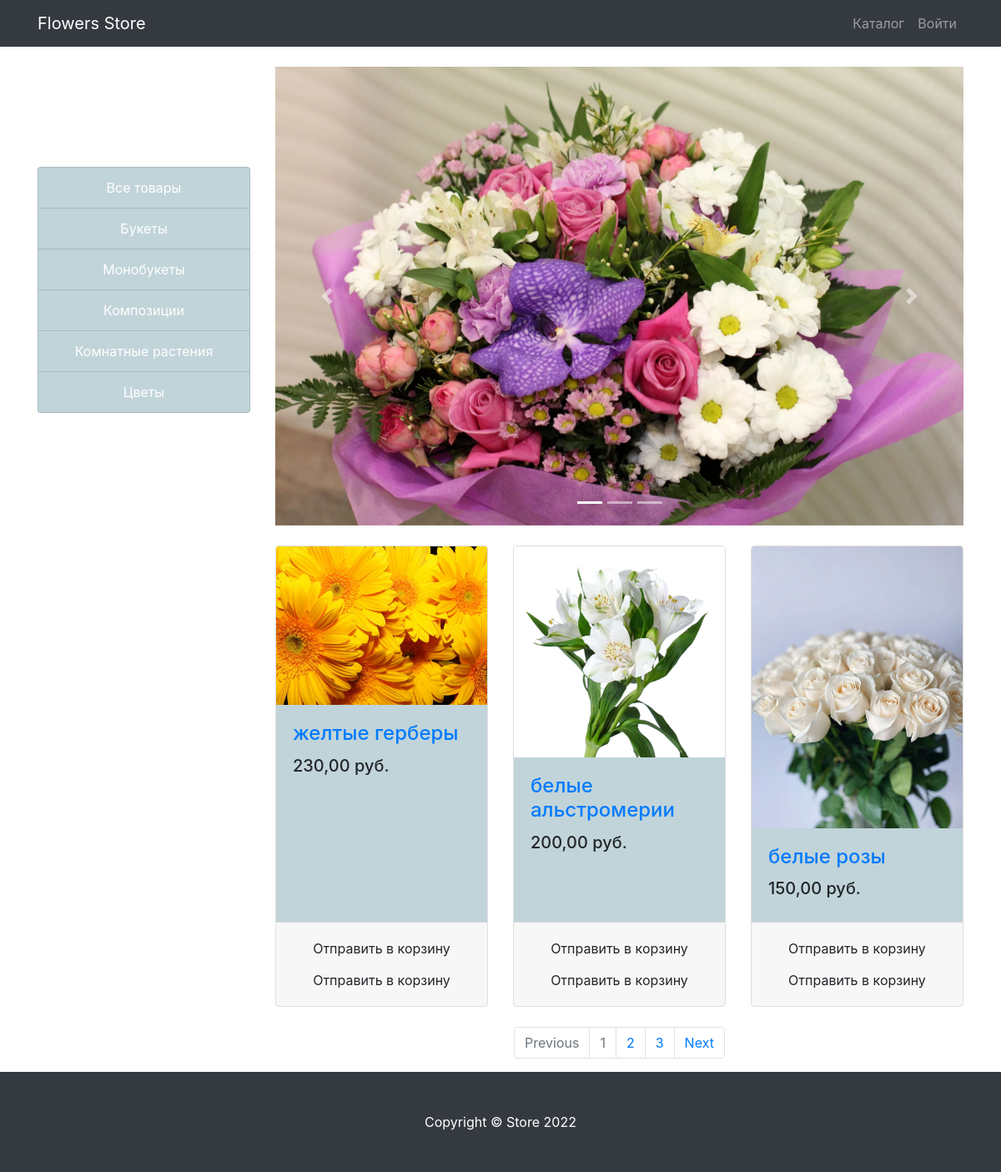
Page /products/category/7 on the committed database.
### products/models.py (models this page shows, shortened)
class FinishedProductsCategory(models.Model):
    name = models.CharField(max_length=128, unique=True)
    description = models.TextField(null = True, blank= True)
    class Meta:
        verbose_name = 'Вид продукта'
        verbose_name_plural = 'категории конечных продуктов'

class FinishedProducts(models.Model):
    name = models.CharField(max_length = 256)
    category_products = models.ForeignKey(to = FinishedProductsCategory, on_delete = models.PROTECT)
    structure = models.TextField()
    price = models.DecimalField(max_digits = 6, decimal_places = 2)
    quantity = models.PositiveBigIntegerField(default = 0)
    image = models.ImageField(upload_to = 'products_images')
    count = models.IntegerField()
    class Meta:
        verbose_name = 'Конечный продукт'
        verbose_name_plural = 'Конечные продукты'

### products/views.py (the view)
# urls.py: path('', ProductsListView.as_view(), name ='index'),
class ProductsListView(TitleMixin,ListView):
    model = FinishedProducts
    template_name = "products/products.html"
    paginate_by = 3
    title = 'Flowers Store - Каталог'
    def get_queryset(self):
        queryset = super(ProductsListView, self).get_queryset()
        category_id = self.kwargs.get('category_id')
        return queryset.filter(category_products_id=category_id) if category_id else queryset
    def get_context_data(self, *, object_list = None, **kwargs):
        context = super(ProductsListView, self).get_context_data()
        context['categories']= FinishedProductsCategory.objects.all()
        return context

### common/views.py (called while the page is built)
    def get_context_data(self, **kwargs):
        context = super(TitleMixin, self).get_context_data(**kwargs)
        context['title'] = self.title
        return context

### products/context_processors.py (called while the page is built)
def baskets(request):
    user = request.user
    return {'baskets':Basket.objects.filter(user=user) if user.is_authenticated else []}

### products/templates/products/products.html (shortened to what this page needs)
{%extends 'products/base.html' %}
{% load static %}
{% block css %}
<link href="{% static 'vendor/css/index.css'%}" rel="stylesheet">
{% endblock %}
{% block content %}
<div class="container">
    <div class="row">
        <div class="col-lg-3">
            <h1 class="my-4"  style="color: #ffffff;">Flowers Store
            </h1>
            <div class="list-group">
                <a href="{% url 'products:index' %}" class="list-group-item" style="background-color: hsla(194, 25%, 61%, 0.5); color: #ffffff; text-align: center;">Все товары</a>
                {% for category in categories %}
                <a href="{%url 'products:category' category.id %}" class="list-group-item" style="background-color: hsla(194, 25%, 61%, 0.5); color: #ffffff; text-align: center;">{{category.name}}</a>
                {% endfor %}
            </div>
        </div>
        <div class="col-lg-9">
            <div id="carouselExampleIndicators" class="carousel slide my-4" data-ride="carousel">
                <ol class="carousel-indicators">
                    <li data-target="#carouselExampleIndicators" data-slide-to="0" class="active"></li>
                    <li data-target="#carouselExampleIndicators" data-slide-to="1"></li>
                    <li data-target="#carouselExampleIndicators" data-slide-to="2"></li>
                </ol>
                <div class="carousel-inner" role="listbox">
                    <div class="carousel-item active">
                        <img class="d-block img-fluid" src="{% static 'vendor/img/slides/bouquet_flowers1.jpg'%}" width=100% height="100%"
                            alt="First slide">
                    </div>
                </div>
                <a class="carousel-control-prev" href="#carouselExampleIndicators" role="button" data-slide="prev">
                    <span class="carousel-control-prev-icon" aria-hidden="true"></span>
                </a>
                <a class="carousel-control-next" href="#carouselExampleIndicators" role="button" data-slide="next">
                    <span class="carousel-control-next-icon" aria-hidden="true"></span>
                </a>
            </div>
            <div class="row">
                {% for product in object_list %}
                <div class="col-lg-4 col-md-6 mb-4">
                    <div class="card h-100" style="background-color: hsla(194, 25%, 61%, 0.0);">
                        <a href="#">
                            <img class="card-img-top" src="{{ product.image.url }}" alt="">
                        </a>
                        <div class="card-body" style="background-color: hsla(194, 25%, 61%, 0.5);">
                            <h4 class="card-title">
                                <a href="#">{{ product.name }}</a>
                            </h4>
                            <h5>{{ product.price }} руб.</h5>
                        </div>
                        <div class="card-footer text-center">
                            <a class="btn" href="{% url 'products:basket_add' product.id %}">
                                Отправить в корзину
                            </a>
                            <form class="btn" action="{% url 'products:basket_add' product.id %}">
                                Отправить в корзину
                                </form>
                        </div>
                    </div>
                </div>
                {% endfor %}
            </div>
            {% if is_paginated %}
            <nav aria-label="Page navigation example" >
                <ul class="pagination justify-content-center" >
                    <li class="page-item {% if not page_obj.has_previous %} disabled {% endif%}">
                        <a class="page-link" href="{% if page_obj.has_previous%} ?page={{ page_obj.previous_page_number }} {% else%} # {%endif%}" tabindex="-1" aria-disabled="true" style="background-color: hsla(194, 25%, 61%, 0)">
                            Previous
                        </a>
                    </li>
                    {% for page in paginator.page_range %}
                        <li class="page-item {% if page_obj.number == page %} disabled {% endif%}">
                            <a class="page-link" href="?page={{ page }}" style="background-color: hsla(194, 25%, 61%, 0)">
                                {{page}}
                            </a>
                        </li>
                    {%endfor%}
                    <li class="page-item {% if not page_obj.has_next %} disabled {% endif%}">
                        <a class="page-link"
                        href="{% if page_obj.has_next%} ?page={{ page_obj.next_page_number }} {% else%} # {%endif%}" style="background-color: hsla(194, 25%, 61%, 0)">
                        Next
                    </a>
                    </li>
                </ul>
            </nav>
            {%endif%}
        </div>
    </div>
</div>
{% endblock %}
{% block footer %}
<footer class="py-5 bg-dark">
    <div class="container">
        <p class="m-0 text-center text-white">Copyright &copy; Store 2022</p>
    </div>
</footer>
{% endblock %}

### rows in the picture
FinishedProductsCategory: name "Букеты"
FinishedProductsCategory: name "Монобукеты"
FinishedProductsCategory: name "Композиции"
FinishedProductsCategory: name "Комнатные растения"
FinishedProductsCategory: name "Цветы"
FinishedProducts: image (picture), name "желтые герберы", price "230,00"
FinishedProducts: image (picture), name "белые альстромерии", price "200,00"
FinishedProducts: image (picture), name "белые розы", price "150,00"

### other values in the picture
{{ page }} "1" "2" "3"
